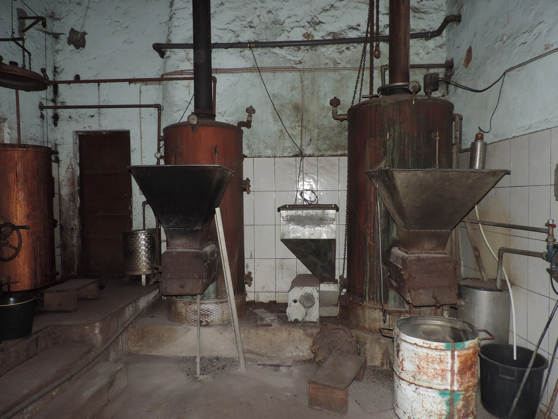
#> input picture images/galeria/extra_alambique.png, 558 x 419 px; its folder holds only this picture in this run
$ python crop_gallery.py
#> lines starting #> are read from the running program, lines starting #| are printed output that depends on the picture; after the words box and inside, x2 and y2 are one past the last pixel; in counts of white or black regions, pixels touching at a corner belong together
from PIL import Image, ImageOps
import os

GALLERY_DIR = 'images/galeria'

def aggressive_crop(im):
    # Convert to RGB to ensure standard mode
    im = im.convert('RGB')

    # Convert to grayscale
    gray = im.convert('L')

    # Invert (so white becomes black, and we look for non-black bbox)
    # But wait, usually bbox looks for non-zero.
    # So if background is white (255), we want to make it 0.
    # Invert: White(255) -> 0. Dark content -> >0.
    inverted = ImageOps.invert(gray)

    # Threshold: anything "darker" than tolerance remains, anything "lighter" (background) becomes 0.
    # Since we inverted:
    # Original White (255) -> Inverted (0).
    # Original Light Gray (240) -> Inverted (15).
    # We want to treat 0-20 as "background" (0).
    # So using 'point': if x < threshold: 0 else 255.
    threshold = 30 # Tolerance for "how distinct from white"

    # We want to keep pixels that were originally DARK.
    # Original Dark (0) -> Inverted (255).
    # So in inverted version, "signal" is high values. "Noise/Background" is low values.
    # We set low values to 0.

    cleaned = inverted.point(lambda x: 0 if x < threshold else 255)

    bbox = cleaned.getbbox()

    if bbox:
        # Add a small padding if possible so we don't cut too tight?
        # User wants "perfeito", usually tight is better for object-fit covers.
        return im.crop(bbox)
    return im

def process_gallery_images():
    print("Iniciando processamento agressivo de imagens...")
    processed_count = 0

    if not os.path.exists(GALLERY_DIR):
        print(f"Diretoria {GALLERY_DIR} não encontrada.")
        return

    for filename in os.listdir(GALLERY_DIR):
        if filename.lower().endswith(('.png', '.jpg', '.jpeg')):
            filepath = os.path.join(GALLERY_DIR, filename)
            try:
                im = Image.open(filepath)
#> im is the input picture: PIL image 558x419 RGB; mean R, G, B 91.5, 86.7, 81.8
                original_size = im.size
#> original_size = (558, 419)

                trimmed_im = aggressive_crop(im)
#> in aggressive_crop, `gray = im.convert('L')`:
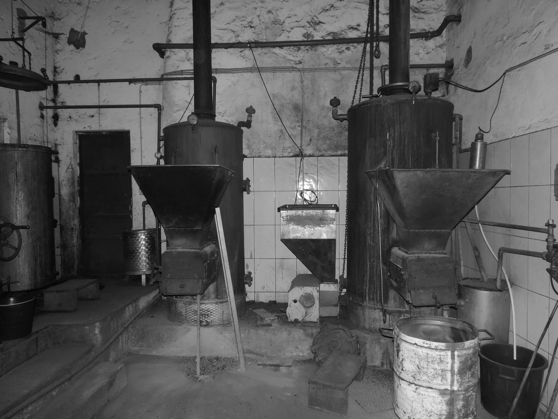
#> gray: PIL image 558x419 L; min 3, max 255, mean 87.6
#> in aggressive_crop, `inverted = ImageOps.invert(gray)`:
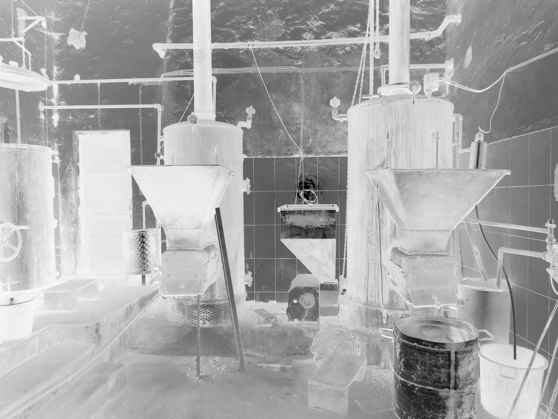
#> inverted: PIL image 558x419 L; min 0, max 252, mean 167.4
#> in aggressive_crop, `cleaned = inverted.point(lambda x: 0 if x < threshold else 255)`:
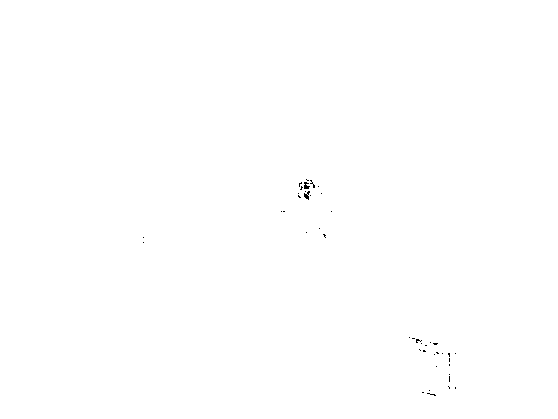
#> cleaned: PIL image 558x419 L; 99.9% white; black in thin lines or dots, all inside (x1, y1, x2, y2) = (143, 179, 456, 396)
#> in aggressive_crop, `bbox = cleaned.getbbox()`: bbox = (0, 0, 558, 419)

                # Check if we actually cropped significantly
                if trimmed_im.size != original_size:
                    # Sanity check: don't crop to empty or tiny
                    if trimmed_im.size[0] > 50 and trimmed_im.size[1] > 50:
                        print(f"Recortando {filename}: {original_size} -> {trimmed_im.size}")
                        trimmed_im.save(filepath)
                        processed_count += 1
                    else:
                        print(f"Crop muito agressivo detectado em {filename}, ignorando.")
                else:
                    print(f"Sem alterações (aparentes) em {filename}")

            except Exception as e:
                print(f"Erro ao processar {filename}: {e}")

    print(f"Concluído. {processed_count} imagens processadas.")

if __name__ == "__main__":
    process_gallery_images()

$ run again, on images/galeria/galeria_extra_new_02.png
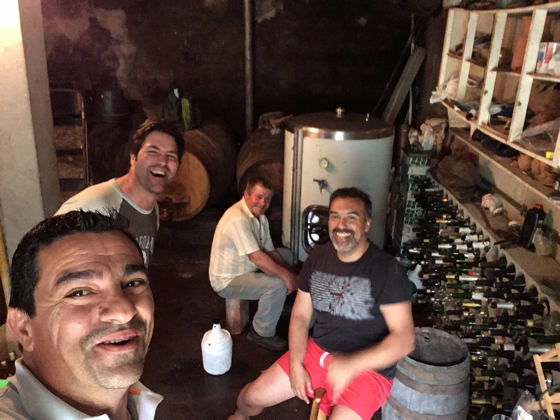
#> input picture images/galeria/galeria_extra_new_02.png, 560 x 420 px
#> in process_gallery_images, im is the input picture: PIL image 560x420 RGB; mean R, G, B 95.1, 71.8, 63.2
#> in aggressive_crop, `inverted = ImageOps.invert(gray)`:
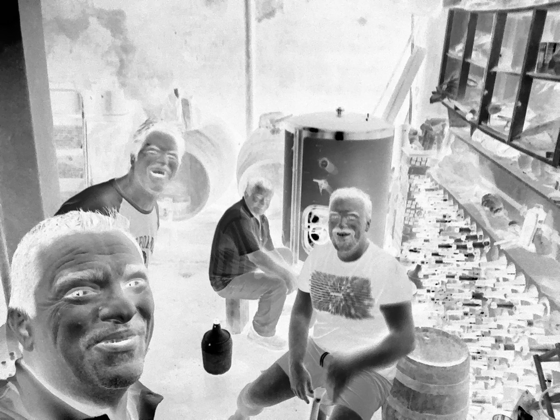
#> inverted: PIL image 560x420 L; min 0, max 254, mean 177.2
#> in aggressive_crop, `cleaned = inverted.point(lambda x: 0 if x < threshold else 255)`:
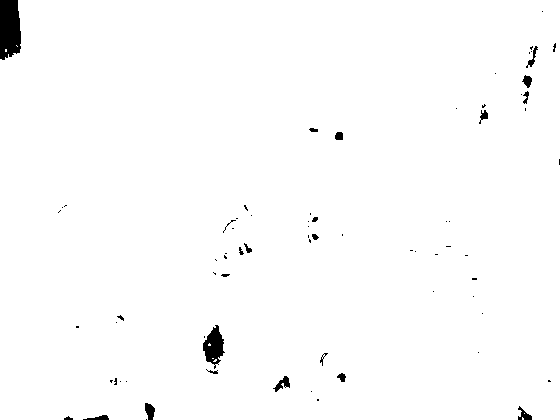
#> cleaned: PIL image 560x420 L; 98.8% white; 74 black regions (52 under 20 px), largest, box (x1, y1, x2, y2) and area: (0, 0, 21, 60) 1103, (203, 325, 225, 369) 540, (145, 403, 155, 420) 121
#> bbox = (0, 0, 560, 420)

$ run again, on images/galeria/galeria_extra_new_03.png
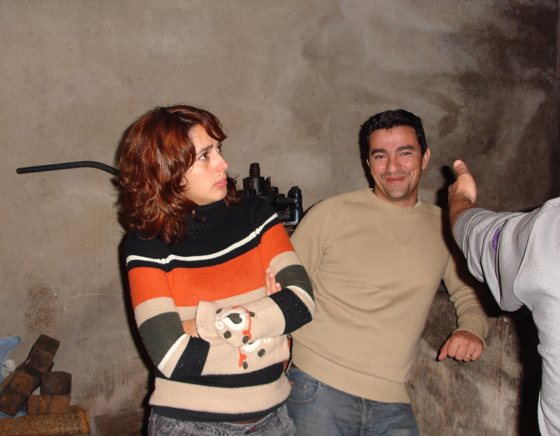
#> input picture images/galeria/galeria_extra_new_03.png, 560 x 436 px
#> in process_gallery_images, im is the input picture: PIL image 560x436 RGB; mean R, G, B 129.2, 105.9, 91.7
#> in aggressive_crop, `inverted = ImageOps.invert(gray)`:
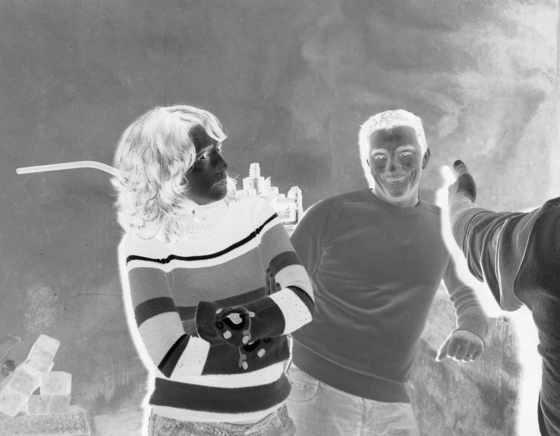
#> inverted: PIL image 560x436 L; min 1, max 252, mean 143.8
#> in aggressive_crop, `cleaned = inverted.point(lambda x: 0 if x < threshold else 255)`:
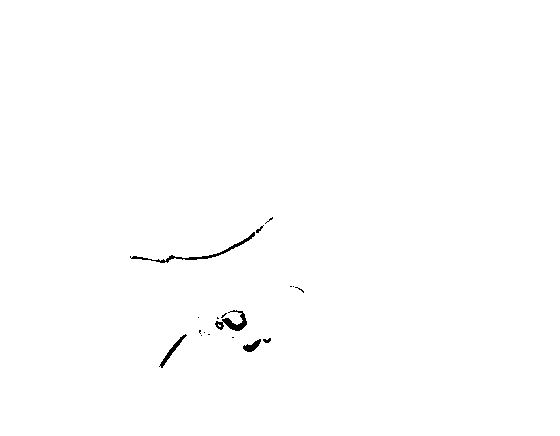
#> cleaned: PIL image 560x436 L; 99.6% white; 18 black regions (12 under 20 px), largest, box (x1, y1, x2, y2) and area: (130, 232, 255, 263) 338, (215, 310, 247, 331) 264, (159, 334, 187, 368) 157, (243, 339, 261, 352) 114, (263, 338, 271, 343) 26, (256, 225, 264, 233) 23
#> bbox = (0, 0, 560, 436)
